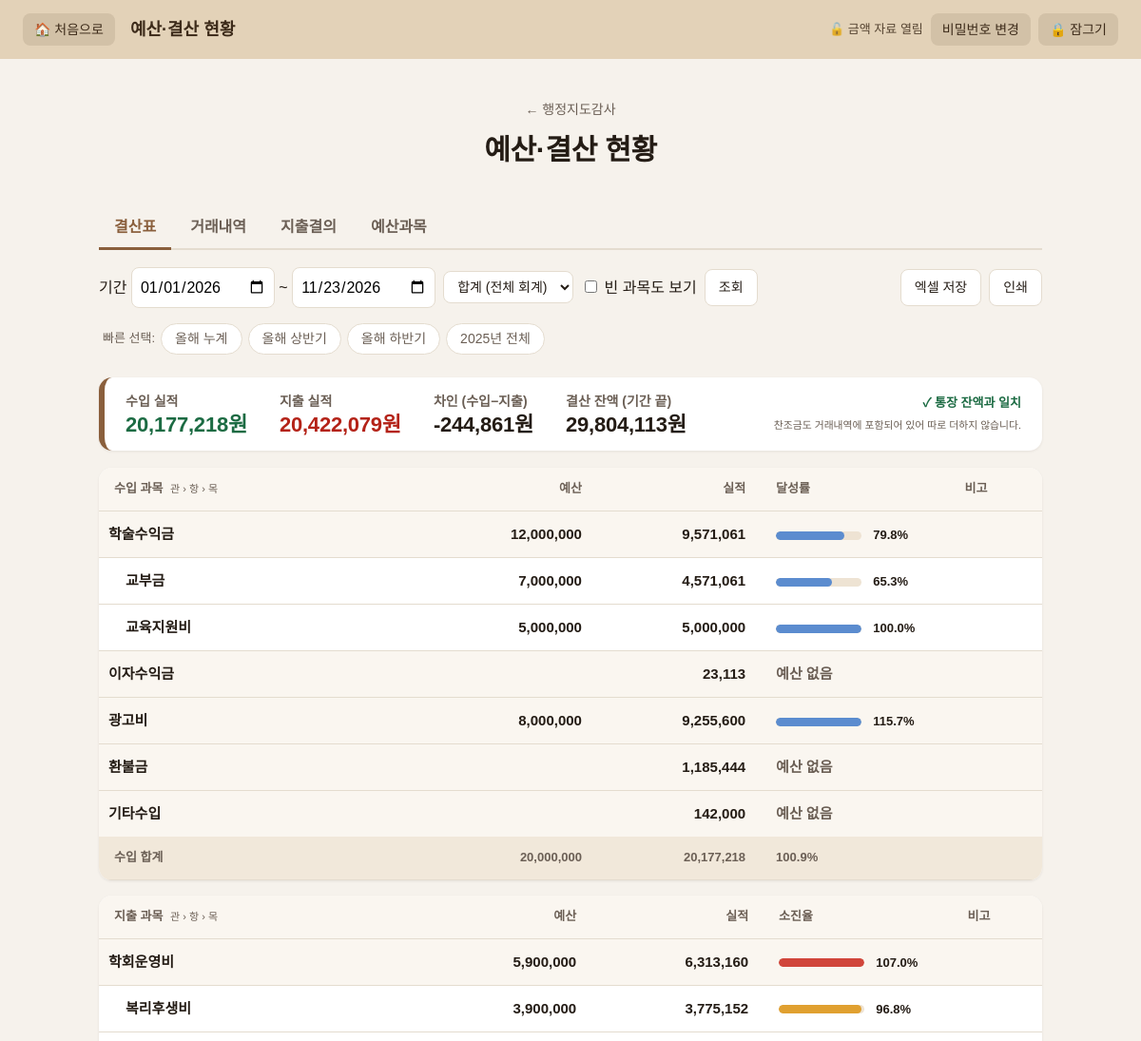
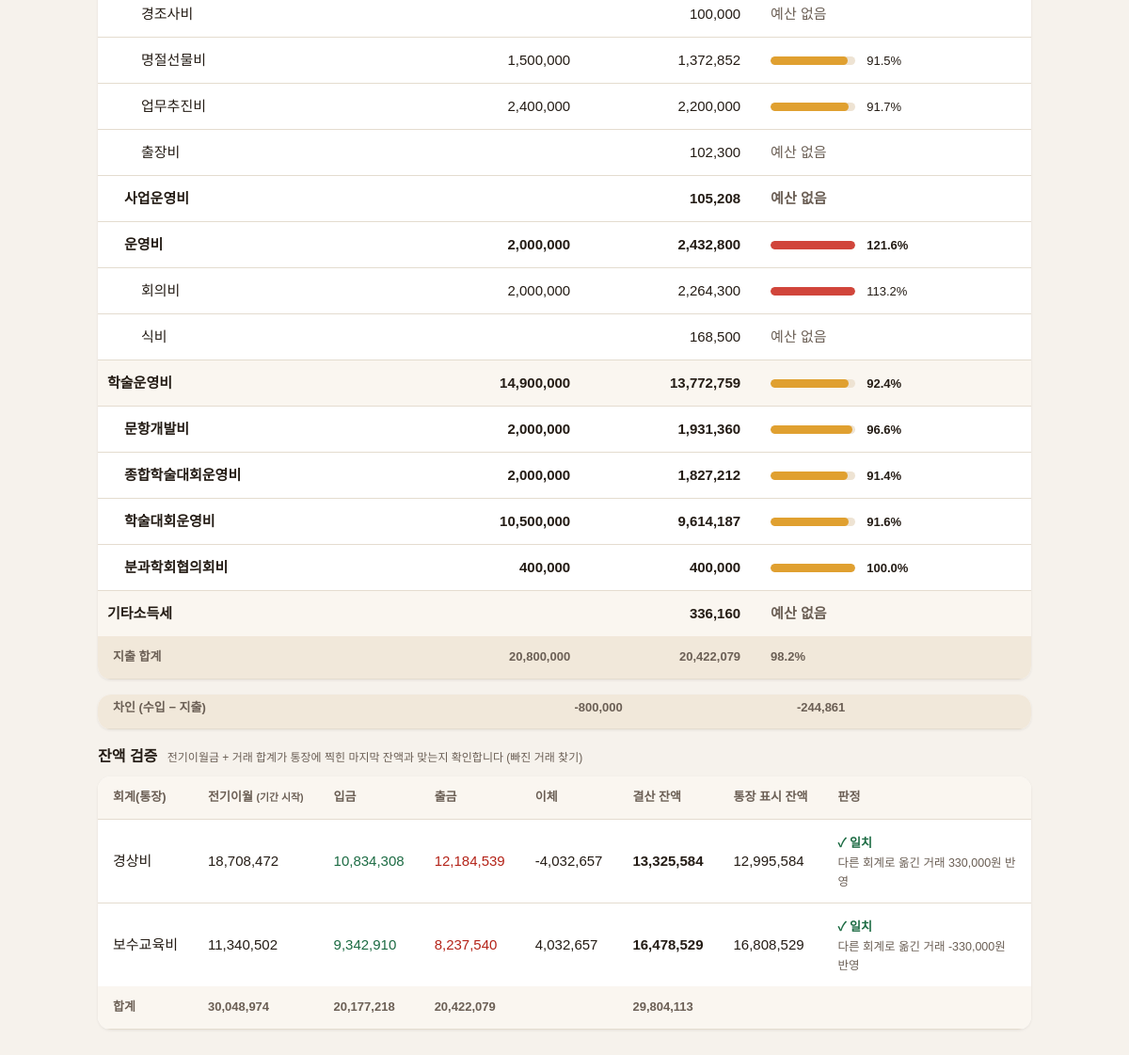
The app's page /audit/budget/settlement (signed in) with its own data (2 pictures, top to bottom).
### tables this page shows
CREATE TABLE budget_categories (  -- 예산과목: 관(1) > 항(2) > 목(3)
    id         INTEGER PRIMARY KEY AUTOINCREMENT,
    parent_id  INTEGER REFERENCES budget_categories(id),
    level      INTEGER NOT NULL,                 -- 1 관 / 2 항 / 3 목
    kind       TEXT NOT NULL,                    -- 수입 / 지출
    name       TEXT NOT NULL,
    sort_order INTEGER NOT NULL DEFAULT 0
);

CREATE TABLE accounts (          -- 통장 (경상비 / 보수교육비)
    id           INTEGER PRIMARY KEY AUTOINCREMENT,
    alias        TEXT NOT NULL DEFAULT '',     -- 별칭
    bank         TEXT,
    number       TEXT,                         -- 가려서 입력한 계좌번호 (전체 번호는 저장하지 않음)
    last4        TEXT,                         -- 끝 4자리 (엑셀 가져오기 때 통장 인식용)
    product_name TEXT,                         -- 계좌명
    purpose      TEXT,
    memo         TEXT
);

### routes/settlement.py (the view)
@bp.route("/audit/budget/settlement")
def view():
    start, end, fund = _params(request.args)
    edit = request.args.get("edit") == "1" and fund != "all"
    show_empty = request.args.get("empty") == "1" or edit
    with db() as conn:
        data = compute(conn, start, end, fund)
        accounts = conn.execute("SELECT id, alias FROM accounts ORDER BY id").fetchall()
    for sec in data["sections"].values():
        for r in sec["rows"]:
            r["pct"] = _pct(r["budget"], r["actual"])
        sec["pct"] = _pct(sec["budget"], sec["actual"])
        if not show_empty:
            sec["rows"] = [r for r in sec["rows"] if r["budget"] or r["actual"] or r["note"]]
    inc, exp = data["sections"]["수입"], data["sections"]["지출"]
    spans = start.year != end.year
    return render_template(
        "settlement.html", page=get_menu("budget"), start=start, end=end, fund=fund, accounts=accounts, data=data,
        inc=inc, exp=exp, edit=edit, show_empty=show_empty, presets=_presets(), spans=spans,
        today=date.today(), balance_diff=(inc["actual"] - exp["actual"]))

### app.py (called while the page is built)
@app.context_processor
def inject_globals():
    return {"app_title": APP_TITLE, "menu": MENU}

### auth.py (called while the page is built)
def _get(key, default=None):
    with db() as conn:
        row = conn.execute("SELECT value FROM settings WHERE key = ?", (key,)).fetchone()
    return row["value"] if row else default

def password_is_set():
    return _get("money_password_hash") is not None

def is_unlocked():
    stamp = session.get("unlocked_at")
    if not stamp or session.get("epoch") != _get("lock_epoch", "0"):
        return False
    return time.time() - stamp < IDLE_SECONDS

@bp.before_app_request
def guard():
    if not request.path.startswith(PROTECTED_PATHS):
        return None
    if is_unlocked():
        session["unlocked_at"] = time.time()    # 사용 중이면 자동 잠금 시간 연장
        return None
    if session.pop("unlocked_at", None):
        flash("일정 시간 사용하지 않아 잠겼습니다. 비밀번호를 다시 입력해 주세요.", "error")
    return redirect(url_for("auth.unlock", next=request.full_path.rstrip("?")))

@bp.app_context_processor
def inject_lock_state():
    return {"unlocked": is_unlocked(), "password_set": password_is_set()}

### menu.py (called while the page is built)
def get_menu(key):
    for item in MENU:
        if item["key"] == key:
            return item
    return None

### models.py (called while the page is built)
def get_db():
    conn = sqlite3.connect(DB_PATH)
    conn.row_factory = sqlite3.Row
    conn.execute("PRAGMA foreign_keys = ON")
    return conn

@contextmanager
def db():
    conn = get_db()
    try:
        yield conn
        conn.commit()
    except Exception:
        conn.rollback()
        raise
    finally:
        conn.close()

### routes/budget.py (called while the page is built)
def _category_list(conn):
    rows = conn.execute("SELECT * FROM budget_categories ORDER BY sort_order, id").fetchall()
    children = {}
    for r in rows:
        children.setdefault(r["parent_id"], []).append(r)
    out = []
    def walk(parent_id, trail):
        for r in children.get(parent_id, []):
            path = trail + [r["name"]]
            out.append({"id": r["id"], "name": r["name"], "level": r["level"], "kind": r["kind"],
                        "parent_id": r["parent_id"], "path": " > ".join(path), "depth": r["level"] - 1,
                        "has_children": r["id"] in children})
            walk(r["id"], path)
    walk(None, [])
    return out

### routes/finance.py (called while the page is built)
@bp.app_template_filter("won")
def won(value):
    return "" if value is None else f"{int(value):,}원"

### routes/settlement.py (called while the page is built)
@bp.app_template_filter("comma")
def comma(value):
    return "" if value is None else f"{int(value):,}"

def _fund_expr():
    return "COALESCE(t.fund_account_id, t.account_id)"

### templates/settlement.html (shortened to what this page needs)
{% extends "base.html" %}
{% from "_budget_nav.html" import budget_nav %}
{% block header_title %}예산·결산 현황{% endblock %}
{% macro section(kind, sec, label_pct) %}
<div class="table-wrap settle-wrap">
  <table class="table settle-table {{ 'inc' if kind == '수입' else 'exp' }}">
    <thead><tr>
      <th class="s-name">{{ kind }} 과목 <small>관 › 항 › 목</small></th>
      <th class="num">예산</th><th class="num">실적</th><th class="s-pct">{{ label_pct }}</th><th class="s-note">비고</th>
    </tr></thead>
    <tbody>
    {% for r in sec.rows %}
      <tr class="lv{{ r.level }}">
        <td class="s-name" style="padding-left: {{ 10 + r.depth * 18 }}px">{{ r.name }}</td>
        <td class="num">
          {% if edit and r.leaf %}<input class="amt" name="amt_{{ r.id }}" inputmode="numeric" value="{{ r.own_budget or '' }}" placeholder="0" aria-label="{{ r.name }} 예산">
          {% else %}{{ r.budget|comma if r.budget else '' }}{% endif %}
        </td>
        <td class="num">{{ r.actual|comma if r.actual else '' }}</td>
        <td class="s-pct">
          {% if r.pct is not none %}
            <div class="bar {{ 'bar-inc' if kind == '수입' else ('over' if r.pct > 100 else ('warn' if r.pct >= 80 else 'ok')) }}"
                 title="{{ '실적' }} {{ r.actual|comma }} / 예산 {{ r.budget|comma }}">
              <span style="width: {{ [r.pct, 100]|min }}%"></span></div>
            <span class="pct-num">{{ r.pct }}%</span>
          {% elif r.actual %}<span class="muted">예산 없음</span>{% endif %}
        </td>
        <td class="s-note">{% if edit %}<input class="note-in" name="note_{{ r.id }}" value="{{ r.note_raw }}" maxlength="200" aria-label="{{ r.name }} 비고">{% else %}{{ r.note }}{% endif %}</td>
      </tr>
    {% endfor %}
    </tbody>
    <tfoot><tr>
      <th class="s-name">{{ kind }} 합계</th>
      <th class="num">{{ sec.budget|comma }}</th><th class="num">{{ sec.actual|comma }}</th>
      <th class="s-pct">{% if sec.pct is not none %}<span class="pct-num">{{ sec.pct }}%</span>{% endif %}</th><th></th>
    </tr></tfoot>
  </table>
</div>
{% endmacro %}
{% block content %}
<section class="intro">
  <a class="back no-print" href="{{ url_for('audit_home') }}">← 행정지도감사</a>
  <h1>예산·결산 현황</h1>
</section>
{{ budget_nav('settlement') }}
<form method="get" class="toolbar settle-filter no-print" id="settle-form">
  <div class="filters">
    <label>기간 <input type="date" name="start" value="{{ start }}" required> ~ <input type="date" name="end" value="{{ end }}" required></label>
    <select name="fund" aria-label="회계" onchange="this.form.submit()">
      <option value="all" {{ 'selected' if fund == 'all' }}>합계 (전체 회계)</option>
    </select>
    <label class="check"><input type="checkbox" name="empty" value="1" {{ 'checked' if show_empty }} onchange="this.form.submit()"> 빈 과목도 보기</label>
    <button class="btn">조회</button>
  </div>
  <div class="actions">
    <a class="btn" href="{{ url_for('settlement.export', start=start, end=end, fund=fund) }}">엑셀 저장</a>
    <button type="button" class="btn" onclick="window.print()">인쇄</button>
  </div>
</form>
<p class="presets no-print">빠른 선택:
  {% for label, s, e in presets %}<a class="pill" href="{{ url_for('settlement.view', start=s, end=e, fund=fund) }}">{{ label }}</a>{% endfor %}</p>
<div class="sum-card compact settle-sum">
  <div><div class="sum-label">수입 실적</div><div class="sum-amount plus">{{ inc.actual|won }}</div></div>
  <div><div class="sum-label">지출 실적</div><div class="sum-amount minus">{{ exp.actual|won }}</div></div>
  <div><div class="sum-label">차인 (수입−지출)</div><div class="sum-amount small">{{ balance_diff|won }}</div></div>
  <div><div class="sum-label">결산 잔액 (기간 끝)</div><div class="sum-amount small">{{ data.closing|won }}</div></div>
  <div class="sum-note">
    {% if data.all_ok %}<span class="verify ok">✓ 통장 잔액과 일치</span>{% elif data.check %}<span class="verify bad">⚠ 잔액 검증 확인 필요</span>{% endif %}<br>
    <small>찬조금도 거래내역에 포함되어 있어 따로 더하지 않습니다.</small>
  </div>
</div>
{{ section('수입', inc, '달성률') }}
{{ section('지출', exp, '소진율') }}
<div class="table-wrap settle-wrap net-wrap">
  <table class="table settle-table"><tfoot><tr>
    <th class="s-name">차인 (수입 − 지출)</th>
    <th class="num">{{ (inc.budget - exp.budget)|comma }}</th><th class="num">{{ balance_diff|comma }}</th><th></th><th></th>
  </tr></tfoot></table>
</div>
<section class="v-block verify-block">
  <div class="v-block-head"><h3>잔액 검증 <small class="muted">전기이월금 + 거래 합계가 통장에 찍힌 마지막 잔액과 맞는지 확인합니다 (빠진 거래 찾기)</small></h3></div>
  <div class="table-wrap">
    <table class="table verify-table">
      <thead><tr><th>회계(통장)</th><th class="num">전기이월 <small>(기간 시작)</small></th><th class="num">입금</th><th class="num">출금</th><th class="num">이체</th>
        <th class="num">결산 잔액</th><th class="num">통장 표시 잔액</th><th>판정</th></tr></thead>
      <tbody>
      {% for c in data.check %}
        <tr>
          <td>{{ c.name }}</td>
          <td class="num">{{ c.carry|comma }}</td><td class="num plus">{{ c.d|comma }}</td><td class="num minus">{{ c.w|comma }}</td>
          <td class="num">{{ c.tr|comma if c.tr else '' }}</td>
          <td class="num"><strong>{{ c.closing|comma }}</strong></td>
          <td class="num">{{ c.bank|comma if c.bank is not none else '–' }}</td>
          <td>
            {% if c.status == 'ok' %}<span class="verify ok">✓ 일치</span>
            {% elif c.status == 'diff' %}<span class="verify bad">⚠ {{ c.diff|comma }}원 차이</span><small class="muted block">거래가 빠졌거나 이월금이 다를 수 있어요. 은행 엑셀을 다시 올려 보세요.</small>
            {% elif c.status == 'no_opening' %}<span class="verify warn">전기이월 미입력</span><small class="muted block"><a class="inline-link" href="{{ url_for('finance.accounts') }}">예금통장·카드 현황</a>에서 {{ start.year }}년 이월금을 입력하세요.</small>
            {% else %}<span class="muted">거래 없음</span>{% endif %}
            {% if c.adj %}<small class="muted block">다른 회계로 옮긴 거래 {{ c.adj|comma }}원 반영</small>{% endif %}
          </td>
        </tr>
      {% endfor %}
      </tbody>
      {% if data.check|length > 1 %}
      <tfoot><tr><th>합계</th><th class="num">{{ data.carry|comma }}</th><th class="num">{{ data.check|sum(attribute='d')|comma }}</th><th class="num">{{ data.check|sum(attribute='w')|comma }}</th>
        <th class="num"></th><th class="num">{{ data.closing|comma }}</th><th></th><th></th></tr></tfoot>
      {% endif %}
    </table>
  </div>
</section>
{% endblock %}

### records on screen
budget_categories: name "학술수익금", budget|comma "12,000,000", actual|comma "9,571,061", pct "79.8"
budget_categories: name "교부금", budget|comma "7,000,000", actual|comma "4,571,061", pct "65.3"
budget_categories: name "교육지원비", budget|comma "5,000,000", actual|comma "5,000,000", pct "100.0"
budget_categories: name "이자수익금", actual|comma "23,113", shows "예산 없음"
budget_categories: name "광고비", budget|comma "8,000,000", actual|comma "9,255,600", {{ [r.pct, 100]|min }} 100 (drawn), pct "115.7"
budget_categories: name "환불금", actual|comma "1,185,444", shows "예산 없음"
budget_categories: name "기타수입", actual|comma "142,000", shows "예산 없음"
budget_categories: name "학회운영비", budget|comma "5,900,000", actual|comma "6,313,160", {{ [r.pct, 100]|min }} 100 (drawn), pct "107.0"
budget_categories: name "복리후생비", budget|comma "3,900,000", actual|comma "3,775,152", pct "96.8"
budget_categories: name "경조사비", actual|comma "100,000", shows "예산 없음"
budget_categories: name "명절선물비", budget|comma "1,500,000", actual|comma "1,372,852", pct "91.5"
budget_categories: name "업무추진비", budget|comma "2,400,000", actual|comma "2,200,000", pct "91.7"
budget_categories: name "출장비", actual|comma "102,300", shows "예산 없음"
budget_categories: name "사업운영비", actual|comma "105,208", shows "예산 없음"
budget_categories: name "운영비", budget|comma "2,000,000", actual|comma "2,432,800", {{ [r.pct, 100]|min }} 100 (drawn), pct "121.6"
budget_categories: name "회의비", budget|comma "2,000,000", actual|comma "2,264,300", {{ [r.pct, 100]|min }} 100 (drawn), pct "113.2"
budget_categories: name "식비", actual|comma "168,500", shows "예산 없음"
budget_categories: name "학술운영비", budget|comma "14,900,000", actual|comma "13,772,759", pct "92.4"
budget_categories: name "문항개발비", budget|comma "2,000,000", actual|comma "1,931,360", pct "96.6"
budget_categories: name "종합학술대회운영비", budget|comma "2,000,000", actual|comma "1,827,212", pct "91.4"
budget_categories: name "학술대회운영비", budget|comma "10,500,000", actual|comma "9,614,187", pct "91.6"
budget_categories: name "분과학회협의회비", budget|comma "400,000", actual|comma "400,000", pct "100.0"
budget_categories: name "기타소득세", actual|comma "336,160", shows "예산 없음"
accounts: name "경상비", carry|comma "18,708,472", d|comma "10,834,308", w|comma "12,184,539", tr|comma "-4,032,657", closing|comma "13,325,584", bank|comma "12,995,584", adj|comma "330,000"
accounts: name "보수교육비", carry|comma "11,340,502", d|comma "9,342,910", w|comma "8,237,540", tr|comma "4,032,657", closing|comma "16,478,529", bank|comma "16,808,529", adj|comma "-330,000"

### other values on screen
{{ label }} "올해 누계" "올해 상반기" "올해 하반기" "2025년 전체"
{{ inc.actual|won }} "20,177,218원"
{{ exp.actual|won }} "20,422,079원"
{{ balance_diff|won }} "-244,861원"
{{ data.closing|won }} "29,804,113원"
{{ kind }} "수입 지출"
{{ label_pct }} "달성률 소진율"
{{ sec.budget|comma }} "20,000,000 20,800,000"
{{ sec.actual|comma }} "20,177,218 20,422,079"
{{ sec.pct }} "100.9 98.2"
{{ (inc.budget - exp.budget)|comma }} "-800,000"
{{ balance_diff|comma }} "-244,861"
{{ data.carry|comma }} "30,048,974"
{{ data.check|sum(attribute='d')|comma }} "20,177,218"
{{ data.check|sum(attribute='w')|comma }} "20,422,079"
